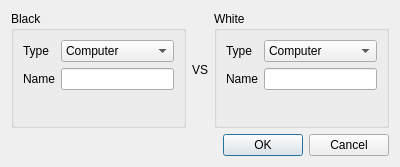
<?xml version="1.0" encoding="UTF-8"?>
<ui version="4.0">
 <class>NewGameDialog</class>
 <widget class="QDialog" name="NewGameDialog">
  <property name="geometry">
   <rect>
    <x>0</x>
    <y>0</y>
    <width>400</width>
    <height>167</height>
   </rect>
  </property>
  <property name="windowTitle">
   <string>Dialog</string>
  </property>
  <layout class="QVBoxLayout" name="verticalLayout">
   <item>
    <layout class="QHBoxLayout" name="horizontalLayout">
     <item>
      <widget class="QGroupBox" name="groupBox">
       <property name="title">
        <string>Black</string>
       </property>
       <layout class="QFormLayout" name="formLayout">
        <item row="0" column="0">
         <widget class="QLabel" name="label">
          <property name="text">
           <string>Type</string>
          </property>
         </widget>
        </item>
        <item row="0" column="1">
         <widget class="QComboBox" name="comboBox_playerType_1">
          <item>
           <property name="text">
            <string>Computer</string>
           </property>
          </item>
          <item>
           <property name="text">
            <string>Human</string>
           </property>
          </item>
         </widget>
        </item>
        <item row="1" column="0">
         <widget class="QLabel" name="label_2">
          <property name="text">
           <string>Name</string>
          </property>
         </widget>
        </item>
        <item row="1" column="1">
         <widget class="QLineEdit" name="lineEdit_name_1"/>
        </item>
       </layout>
      </widget>
     </item>
     <item>
      <widget class="QLabel" name="label_3">
       <property name="text">
        <string>VS</string>
       </property>
      </widget>
     </item>
     <item>
      <widget class="QGroupBox" name="groupBox_2">
       <property name="title">
        <string>White</string>
       </property>
       <layout class="QFormLayout" name="formLayout_2">
        <item row="0" column="0">
         <widget class="QLabel" name="label_5">
          <property name="text">
           <string>Type</string>
          </property>
         </widget>
        </item>
        <item row="0" column="1">
         <widget class="QComboBox" name="comboBox_playerType_2">
          <item>
           <property name="text">
            <string>Computer</string>
           </property>
          </item>
          <item>
           <property name="text">
            <string>Human</string>
           </property>
          </item>
         </widget>
        </item>
        <item row="1" column="0">
         <widget class="QLabel" name="label_6">
          <property name="text">
           <string>Name</string>
          </property>
         </widget>
        </item>
        <item row="1" column="1">
         <widget class="QLineEdit" name="lineEdit_name_2"/>
        </item>
       </layout>
      </widget>
     </item>
    </layout>
   </item>
   <item>
    <widget class="QDialogButtonBox" name="buttonBox">
     <property name="orientation">
      <enum>Qt::Horizontal</enum>
     </property>
     <property name="standardButtons">
      <set>QDialogButtonBox::Cancel|QDialogButtonBox::Ok</set>
     </property>
    </widget>
   </item>
  </layout>
 </widget>
 <resources/>
 <connections>
  <connection>
   <sender>buttonBox</sender>
   <signal>accepted()</signal>
   <receiver>NewGameDialog</receiver>
   <slot>accept()</slot>
   <hints>
    <hint type="sourcelabel">
     <x>248</x>
     <y>254</y>
    </hint>
    <hint type="destinationlabel">
     <x>157</x>
     <y>274</y>
    </hint>
   </hints>
  </connection>
  <connection>
   <sender>buttonBox</sender>
   <signal>rejected()</signal>
   <receiver>NewGameDialog</receiver>
   <slot>reject()</slot>
   <hints>
    <hint type="sourcelabel">
     <x>316</x>
     <y>260</y>
    </hint>
    <hint type="destinationlabel">
     <x>286</x>
     <y>274</y>
    </hint>
   </hints>
  </connection>
 </connections>
</ui>
